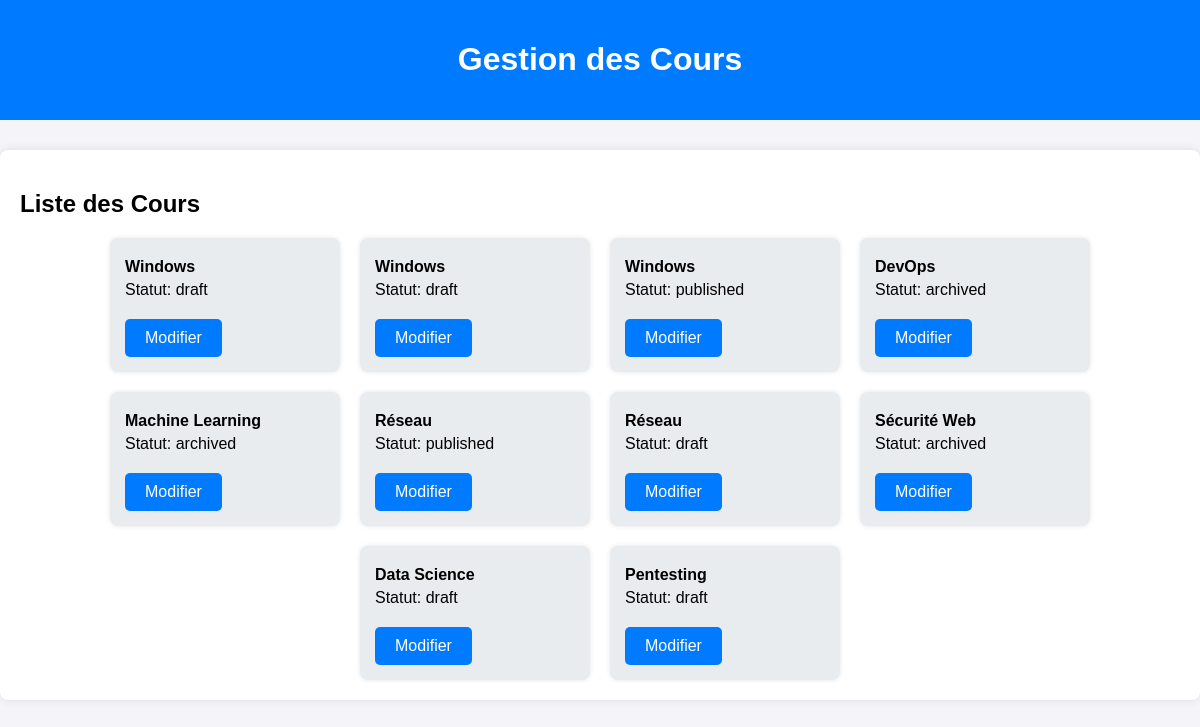
The app's page /elearning_platform/controllers/manage_courses.php (signed in) with its own data.
### tables this page shows
CREATE TABLE courses (
 id INT PRIMARY KEY AUTO_INCREMENT,
 title VARCHAR(100),
 description TEXT,
 teacher_id INT,
 price DECIMAL(10,2),
 status ENUM('draft', 'published', 'archived'),
 created_at TIMESTAMP DEFAULT CURRENT_TIMESTAMP,
 FOREIGN KEY (teacher_id) REFERENCES users(id)
);

### elearning_platform/controllers/manage_courses.php (the view, shortened to what this page needs)
<?php
include '../models/config.php';
$courses_sql = "SELECT * FROM courses";
$courses_stmt = $conn->query($courses_sql);
$courses = $courses_stmt->fetchAll();
?>
<!DOCTYPE html>
<html lang="fr">
<head>
</head>
<body>
<header>
    <h1>Gestion des Cours</h1>
</header>
<div class="container">
    <h2>Liste des Cours</h2>
    <div class="courses-list">
        <?php foreach ($courses as $course): ?>
            <div class="course-card">
                <p><strong><?php echo htmlspecialchars($course['title']); ?></strong></p>
                <p>Statut: <?php echo htmlspecialchars($course['status']); ?></p>
                <a href="../controllers/edit_course.php?id=<?php echo $course['id']; ?>" class="btn">Modifier</a>
            </div>
        <?php endforeach; ?>
    </div>
</div>
</body>
</html>

### elearning_platform/controllers/manage_courses.php (style rules this page uses)
body { font-family: Arial, sans-serif; background-color: #f4f4f9; margin: 0; padding: 0; }
header { background-color: #007BFF; color: white; padding: 20px; text-align: center; }
.container { max-width: 1200px; margin: 30px auto; padding: 20px; background-color: white; box-shadow: 0 0 10px rgba(0, 0, 0, 0.1); border-radius: 8px; }
.courses-list { display: flex; flex-wrap: wrap; gap: 20px; justify-content: center; }
.course-card { width: 200px; padding: 15px; background-color: #e9ecef; border-radius: 8px; box-shadow: 0 0 5px rgba(0, 0, 0, 0.1); }
.course-card p { margin: 5px 0; }
.btn { display: inline-block; margin-top: 15px; padding: 10px 20px; background-color: #007BFF; color: white; text-align: center; border-radius: 5px; text-decoration: none; }

### records on screen
courses: title "Windows", status "draft"
courses: title "Windows", status "draft"
courses: title "Windows", status "published"
courses: title "DevOps", status "archived"
courses: title "Machine Learning", status "archived"
courses: title "Réseau", status "published"
courses: title "Réseau", status "draft"
courses: title "Sécurité Web", status "archived"
courses: title "Data Science", status "draft"
courses: title "Pentesting", status "draft"
